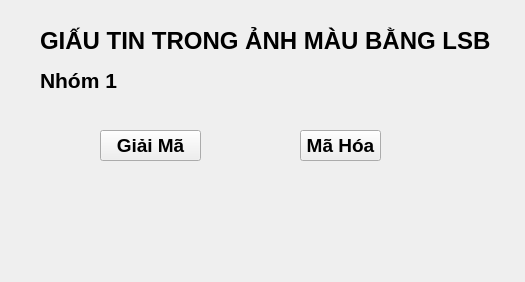
<?xml version="1.0" encoding="UTF-8"?>
<ui version="4.0">
 <class>nhom1</class>
 <widget class="QMainWindow" name="nhom1">
  <property name="geometry">
   <rect>
    <x>0</x>
    <y>0</y>
    <width>525</width>
    <height>282</height>
   </rect>
  </property>
  <property name="windowTitle">
   <string>Mã Hóa</string>
  </property>
  <property name="windowIcon">
   <iconset theme="INHDI"/>
  </property>
  <widget class="QWidget" name="centralwidget">
   <widget class="QLabel" name="label">
    <property name="geometry">
     <rect>
      <x>40</x>
      <y>20</y>
      <width>491</width>
      <height>41</height>
     </rect>
    </property>
    <property name="font">
     <font>
      <family>Arial</family>
      <pointsize>18</pointsize>
      <weight>75</weight>
      <bold>true</bold>
     </font>
    </property>
    <property name="text">
     <string>GIẤU TIN TRONG ẢNH MÀU BẰNG LSB</string>
    </property>
   </widget>
   <widget class="QLabel" name="label_2">
    <property name="geometry">
     <rect>
      <x>40</x>
      <y>70</y>
      <width>91</width>
      <height>21</height>
     </rect>
    </property>
    <property name="font">
     <font>
      <family>Arial</family>
      <pointsize>16</pointsize>
      <weight>75</weight>
      <bold>true</bold>
     </font>
    </property>
    <property name="text">
     <string>Nhóm 1</string>
    </property>
   </widget>
   <widget class="QPushButton" name="ma_hoa">
    <property name="geometry">
     <rect>
      <x>300</x>
      <y>130</y>
      <width>81</width>
      <height>31</height>
     </rect>
    </property>
    <property name="font">
     <font>
      <family>Arial</family>
      <pointsize>14</pointsize>
      <weight>75</weight>
      <bold>true</bold>
     </font>
    </property>
    <property name="text">
     <string>Mã Hóa</string>
    </property>
   </widget>
   <widget class="QPushButton" name="giai_ma">
    <property name="geometry">
     <rect>
      <x>100</x>
      <y>130</y>
      <width>101</width>
      <height>31</height>
     </rect>
    </property>
    <property name="font">
     <font>
      <family>Arial</family>
      <pointsize>14</pointsize>
      <weight>75</weight>
      <bold>true</bold>
     </font>
    </property>
    <property name="text">
     <string>Giải Mã</string>
    </property>
   </widget>
  </widget>
 </widget>
 <resources/>
 <connections/>
</ui>
